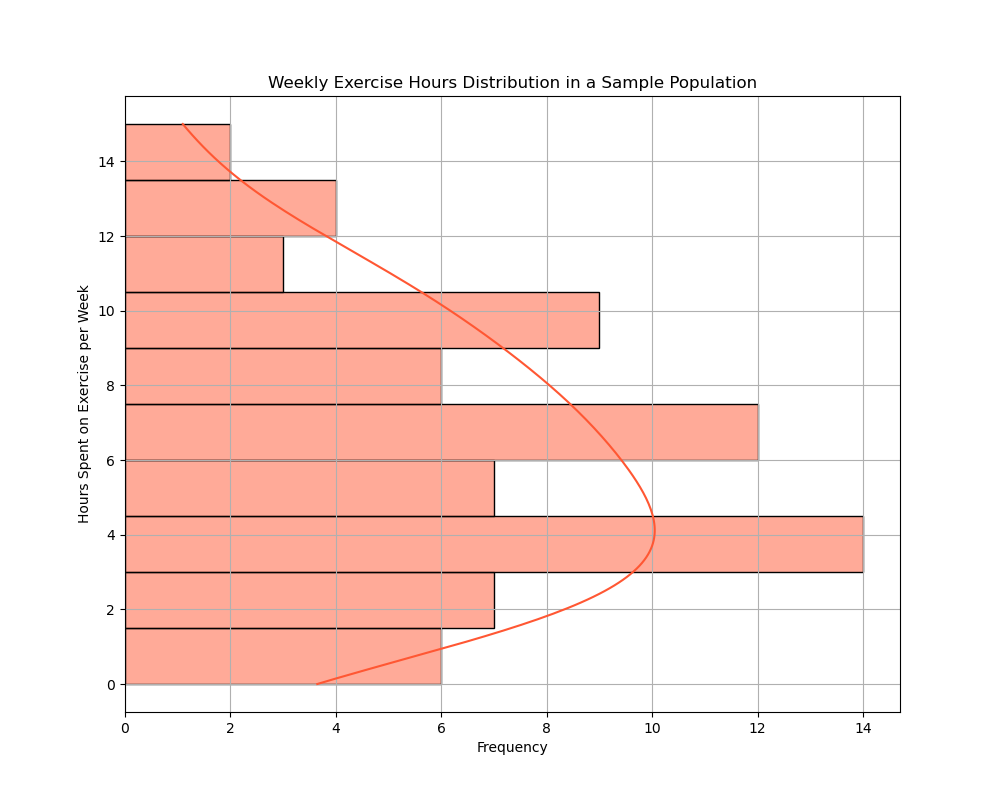

This figure's Python source:

import seaborn as sns
import matplotlib.pyplot as plt
import pandas as pd

data = {
    'Hours': [
        1, 3, 2, 4, 5, 6, 4, 7, 8, 5,
        3, 2, 1, 6, 5, 7, 8, 4, 3, 2,
        9, 10, 11, 8, 6, 7, 5, 4, 3, 2,
        1, 10, 12, 9, 8, 7, 6, 5, 4, 3,
        2, 11, 10, 9, 8, 7, 6, 5, 4, 3,
        2, 1, 0, 14, 15, 12, 13, 10, 11, 12,
        10, 9, 8, 7, 6, 5, 4, 3, 2, 1
    ]
}

df = pd.DataFrame(data)

plt.figure(figsize=(10, 8))

sns.histplot(data=df, y='Hours', color='#FF5733', binwidth=1.5, kde=True, orientation='vertical')

plt.title('Weekly Exercise Hours Distribution in a Sample Population')
plt.xlabel('Frequency')
plt.ylabel('Hours Spent on Exercise per Week')
plt.grid(True)

plt.show()
